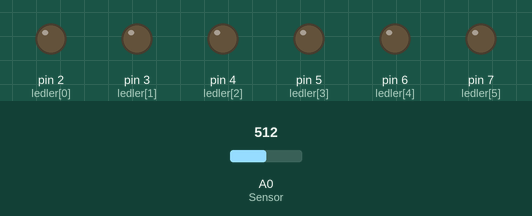
A sketch run on a simulated Arduino Uno, built with avr-gcc and run on an emulated ATmega328P. On the bench: output pins drawn as LEDs (lit = HIGH). Dashed ring = blinking. The inputs (shaded band) are chosen by the test bench; at power-on: A0 (Sensor) = 512.

Above: at 1.2 s.
1.3 s: A0 (Sensor) set to 641
2.8 s: A0 (Sensor) set to 667
At 3.1 s:
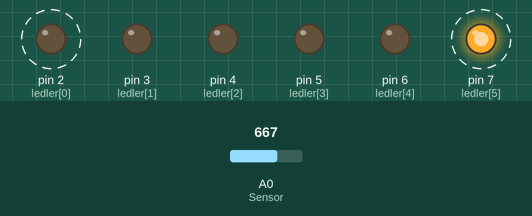
5.8 s: A0 (Sensor) set to 645
At 6.3 s:
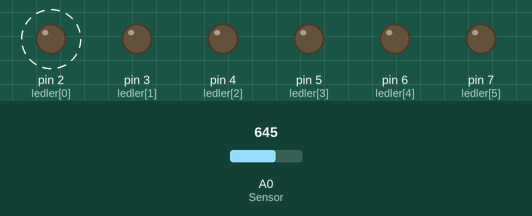
7.3 s: A0 (Sensor) set to 665
At 7.6 s:
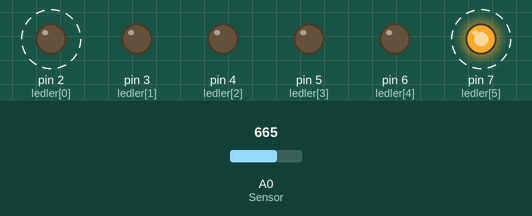
Timing chart, 0 to 11.3 s (numbered marks = the images above; inputs shaded):
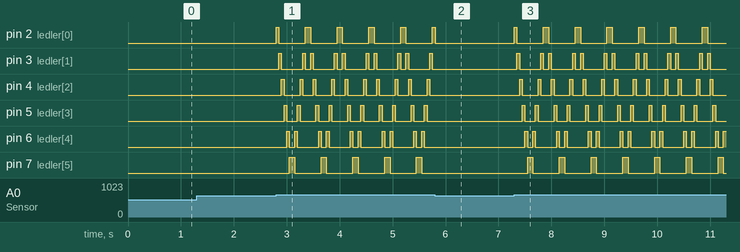

The sketch:

karaSimsek.ino
```cpp
const int Sensor =A0;
int seviye;
const int esik = 655;

int ledler[] = {2,3,4,5,6,7};


void setup() {
  for(int i=0; i<6; i++){
    pinMode(ledler[i], OUTPUT);
  }

  Serial.begin(9600);
}

void loop() {
  seviye=analogRead(Sensor);
  if(seviye>esik){
    for(int a=0; a<6; a++){
      digitalWrite(ledler[a], HIGH);
      delay(50);
      digitalWrite(ledler[a], LOW);
    }

    for(int b=5; b>-1; b--){
      digitalWrite(ledler[b], HIGH);
      delay(50);
      digitalWrite(ledler[b], LOW);
    }
  }
  else{
    for(int a=0; a<6; a++){
      digitalWrite(ledler[a], LOW);
    }
  }


}
```

Measured:
- the behaviour switches between 655 and 656 on A0 (Sensor) (found by bisection; images 0 and 1)
- after the input at 1.3 s, every drawn part: stays the same
- after the input at 2.8 s, pin 2 (ledler[0]): alternates HIGH for 0.10 s and LOW for 0.50 s, starting at once; pin 3 (ledler[1]): LOW → HIGH after 0.05 s, then repeats every 0.60 s: LOW 0.40 s, HIGH 0.05 s, LOW 0.10 s, HIGH 0.05 s
- after the input at 5.8 s, pin 3 (ledler[1]), pin 4 (ledler[2]), pin 5 (ledler[3]), pin 6 (ledler[4]), pin 7 (ledler[5]): stops changing and stays LOW
- after the input at 7.3 s, pin 2 (ledler[0]): alternates HIGH for 0.10 s and LOW for 0.50 s, starting at once; pin 3 (ledler[1]): LOW → HIGH after 0.05 s, then repeats every 0.60 s: LOW 0.40 s, HIGH 0.05 s, LOW 0.10 s, HIGH 0.05 s
